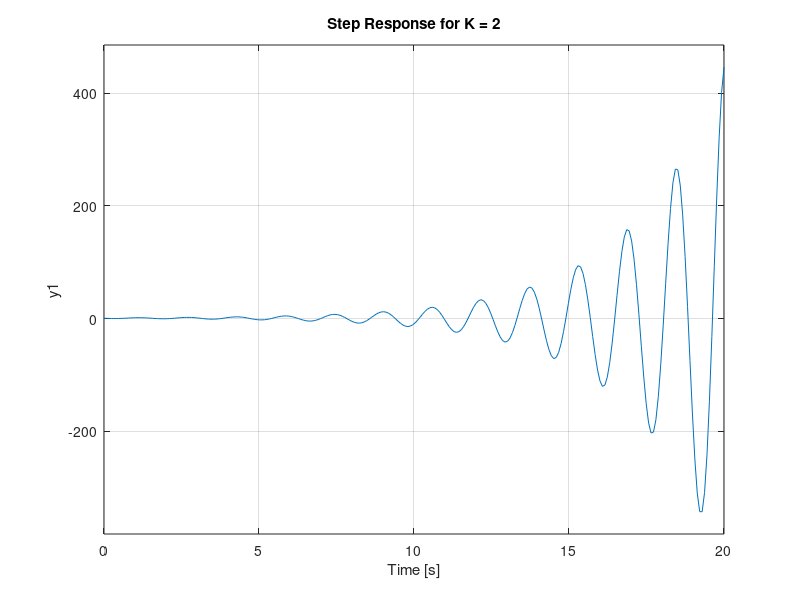

Here is the MATLAB script that generated this plot:
K = 2;
s = tf('s');
G = (s^2 - 4*s + 20)/((s+2)*(s+4));
step(feedback(K*G, 1))
title('Step Response for K = 2');
grid on;
